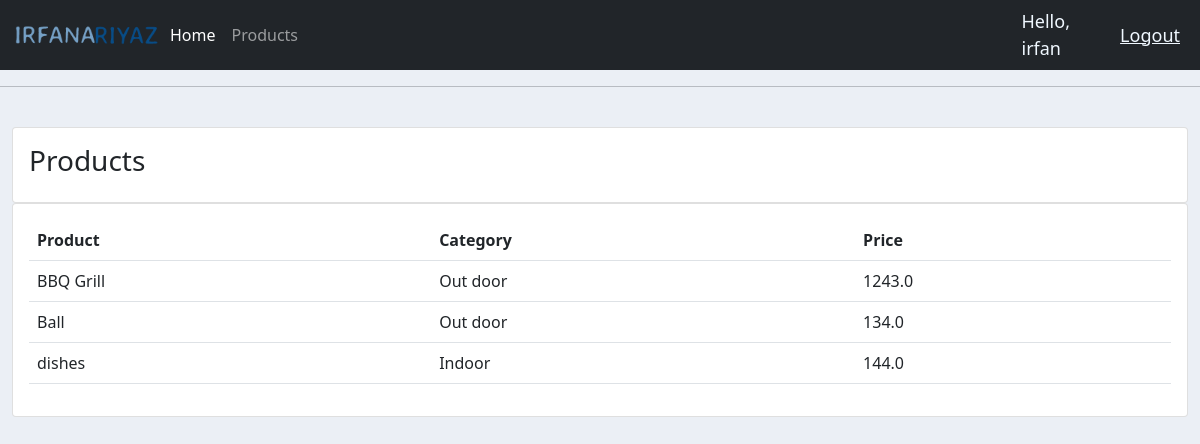
Screenshot of /products/ (signed in) with the database file from the repository.
### accounts/models.py (models this page shows, shortened)
class Product(models.Model):
    CATEGORY = (
        ('Indoor','Indoor'),
        ('Out door','Out door')
    )
    name = models.CharField(max_length=200,null=True)
    price = models.FloatField(max_length=200,null=True)
    category = models.CharField(max_length=200,null=True,choices=CATEGORY)
    description = models.CharField(max_length=200,null=True,blank=True)
    day_created = models.DateTimeField(auto_now_add=True,null=True)
    tags = models.ManyToManyField(Tag)

### accounts/decorators.py (the view)
        def wrapper_func(request,*args,**kwargs):
            group= None
            if request.user.groups.exists():
                group = request.user.groups.all()[0].name
            if group in allowed_roles:
                return view_func(request,*args,**kwargs)
            else:
                return HttpResponse('cant view this page')

### accounts/views.py (called while the page is built)
@login_required(login_url='login')
@allowed_users(allowed_roles=['admin'])
def products(request):
    products = Product.objects.all()
    return render(request,'accounts/products.html',{'products':products})

### accounts/templates/accounts/products.html
{% extends 'accounts/main.html' %}
{% block content %}
<br>
<div class="row">
    <div class="col-md">
        <div class="card card-body">
            <h3>Products</h3>
        </div>
            <div class="card card-body">
                <table class="table">
                    <tr>
                        <th>Product</th>
                        <th>Category</th>
                        <th>Price</th>
                    </tr>
                    {% for i in products %}
                    <tr>
                        <td>{{i.name}}</td>
                        <td>{{i.category}}</td>
                        <td>{{i.price}}</td>
                    </tr>
                    {% endfor %}
                </table>
            </div>
    </div>
</div>
{% endblock  %}

### accounts/templates/accounts/navbar.html (shortened to what this page needs)
{%load static %}
<nav class="navbar navbar-expand-lg navbar-dark bg-dark">
    <div class="container-fluid">
      <img class="logo"src="{% static '/images/logo.png' %}" alt="My logo" id="logo">
      <div class="collapse navbar-collapse" id="navbarNav">
        <ul class="navbar-nav">
        {% if request.user.is_staff %}
          <li class="nav-item">
            <a class="nav-link active" href="{% url 'home' %}">Home</a>
          </li>
          <li class="nav-item">
            <a class="nav-link" href="{% url 'products' %}">Products</a>
          </li>
          {% else %}
          <li class="nav-item">
            <a class="nav-link" href="{% url 'account' %}">Settings</a>
          </li>
        {% endif %}
        </ul>
      </div>
    </div>
    <span class="hello-msg">Hello, {{request.user}}</span>
    <span ><a class="hello-msg" href="{% url 'logout' %}">Logout</a></span>
  </nav>

### static/css/main.css (style rules this page uses)
body { background-color: #ebeff5; }

### accounts/templates/accounts/navbar.html (style rules this page uses)
.hello-msg { font-size: 18px; color: aliceblue; margin-right: 20px; }
.logo { width: 150px; }

### rows the page displays
Product: name "BBQ Grill", category "Out door", price "1243.0"
Product: name "Ball", category "Out door", price "134.0"
Product: name "dishes", category "Indoor", price "144.0"

### other values shown
{{ request.user }} "irfan"
